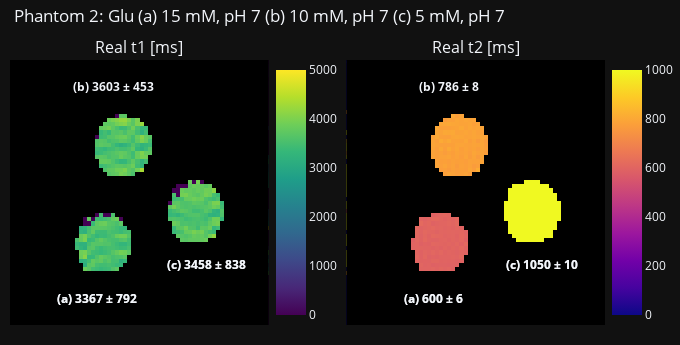
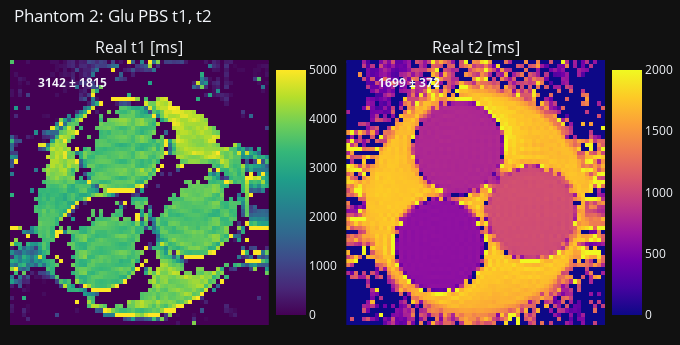
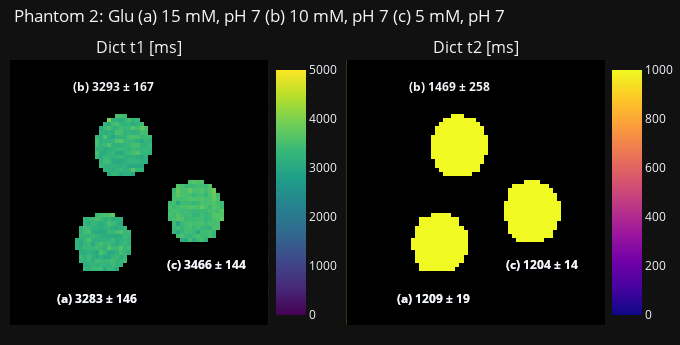

The cell these charts' notebook holds for them, in order:
### Markdown cell above
## 2.3. t1 & t2 check ##

### Code cell
t1_pixels = t1_t2_pixel_reader(glu_phantom_fn=glu_phantom_fn, txt_file_name=txt_file_name, image_idx=3, t_type='t1')
t2_pixels = t1_t2_pixel_reader(glu_phantom_fn=glu_phantom_fn, txt_file_name=txt_file_name, image_idx=3, t_type='t2')

real_t1_t2(t1_pixels, t2_pixels, full_mask, vial_rois, tag, tag_x_loc, tag_y_loc, phantom_choice, conc_l, ph_l)
real_t1_t2_bg(t1_pixels, t2_pixels, bg_mask, phantom_choice)
dict_t1_t2(t1w_array, t2w_array, full_mask, vial_rois, tag, tag_x_loc, tag_y_loc, fp_prtcl_name, phantom_choice, conc_l, ph_l)

### Figure 1 — Plotly figure (JSON) as saved in the notebook; plotly's stock layout.template omitted (floating-point values rounded to 4 significant figures; data arrays with more than 128 entries replaced by an {"elided": "..."} marker saying what was removed)
{"data": [{"coloraxis": "coloraxis", "colorscale": [[0.0, "#440154"], [0.1111, "#482878"], [0.2222, "#3e4989"], [0.3333, "#31688e"], [0.4444, "#26828e"], [0.5556, "#1f9e89"], [0.6667, "#35b779"], [0.7778, "#6ece58"], [0.8889, "#b5de2b"], [1.0, "#fde725"]], "type": "heatmap", "xaxis": "x", "yaxis": "y", "z": {"elided": "64x64 float values"}}, {"coloraxis": "coloraxis2", "colorscale": [[0.0, "#440154"], [0.1111, "#482878"], [0.2222, "#3e4989"], [0.3333, "#31688e"], [0.4444, "#26828e"], [0.5556, "#1f9e89"], [0.6667, "#35b779"], [0.7778, "#6ece58"], [0.8889, "#b5de2b"], [1.0, "#fde725"]], "type": "heatmap", "xaxis": "x2", "yaxis": "y2", "z": {"elided": "64x64 float values"}}, {"colorscale": [[0, "rgba(0,0,0,0)"], [1, "black"]], "showscale": false, "type": "heatmap", "xaxis": "x", "yaxis": "y", "z": {"elided": "64x64 int values"}}, {"colorscale": [[0, "rgba(0,0,0,0)"], [1, "black"]], "showscale": false, "type": "heatmap", "xaxis": "x2", "yaxis": "y2", "z": {"elided": "64x64 int values"}}], "layout": {"annotations": [{"font": {"size": 16}, "showarrow": false, "text": "Real t1 [ms]", "x": 0.2175, "xanchor": "center", "xref": "paper", "y": 1.0, "yanchor": "bottom", "yref": "paper"}, {"font": {"size": 16}, "showarrow": false, "text": "Real t2 [ms]", "x": 0.7825, "xanchor": "center", "xref": "paper", "y": 1.0, "yanchor": "bottom", "yref": "paper"}, {"showarrow": false, "text": "<b>(c) 3458 ± 838<b>", "x": 48, "xref": "x", "y": 49, "yref": "y"}, {"showarrow": false, "text": "<b>(c) 1050 ± 10<b>", "x": 48, "xref": "x2", "y": 49, "yref": "y2"}, {"showarrow": false, "text": "<b>(a) 3367 ± 792<b>", "x": 21, "xref": "x", "y": 57, "yref": "y"}, {"showarrow": false, "text": "<b>(a) 600 ± 6<b>", "x": 21, "xref": "x2", "y": 57, "yref": "y2"}, {"showarrow": false, "text": "<b>(b) 3603 ± 453<b>", "x": 25, "xref": "x", "y": 6, "yref": "y"}, {"showarrow": false, "text": "<b>(b) 786 ± 8<b>", "x": 25, "xref": "x2", "y": 6, "yref": "y2"}, {"showarrow": false, "text": "<b>(c) 3458 ± 838<b>", "x": 48, "xref": "x", "y": 49, "yref": "y"}, {"showarrow": false, "text": "<b>(c) 1050 ± 10<b>", "x": 48, "xref": "x2", "y": 49, "yref": "y2"}, {"showarrow": false, "text": "<b>(a) 3367 ± 792<b>", "x": 21, "xref": "x", "y": 57, "yref": "y"}, {"showarrow": false, "text": "<b>(a) 600 ± 6<b>", "x": 21, "xref": "x2", "y": 57, "yref": "y2"}], "coloraxis": {"cmax": 5000, "cmin": 0, "colorbar": {"x": 0.43, "y": 0.5}, "colorscale": [[0.0, "#440154"], [0.1111, "#482878"], [0.2222, "#3e4989"], [0.3333, "#31688e"], [0.4444, "#26828e"], [0.5556, "#1f9e89"], [0.6667, "#35b779"], [0.7778, "#6ece58"], [0.8889, "#b5de2b"], [1.0, "#fde725"]]}, "coloraxis2": {"cmax": 1000, "cmin": 0, "colorbar": {"x": 0.995, "y": 0.5}, "colorscale": [[0.0, "#0d0887"], [0.1111, "#46039f"], [0.2222, "#7201a8"], [0.3333, "#9c179e"], [0.4444, "#bd3786"], [0.5556, "#d8576b"], [0.6667, "#ed7953"], [0.7778, "#fb9f3a"], [0.8889, "#fdca26"], [1.0, "#f0f921"]]}, "height": 345, "margin": {"b": 20, "l": 10, "r": 0, "t": 60}, "showlegend": false, "title": {"text": "Phantom 2: Glu (a) 15 mM, pH 7 (b) 10 mM, pH 7 (c) 5 mM, pH 7", "x": 0.02, "y": 0.97}, "width": 680, "xaxis": {"anchor": "y", "domain": [0.0, 0.435], "showgrid": false, "showticklabels": false}, "xaxis2": {"anchor": "y2", "domain": [0.565, 1.0], "showgrid": false, "showticklabels": false}, "yaxis": {"anchor": "x", "autorange": "reversed", "domain": [0.0, 1.0], "showgrid": false, "showticklabels": false}, "yaxis2": {"anchor": "x2", "autorange": "reversed", "domain": [0.0, 1.0], "showgrid": false, "showticklabels": false}}}

### Figure 2 — Plotly figure (JSON) as saved in the notebook; plotly's stock layout.template omitted (floating-point values rounded to 4 significant figures; data arrays with more than 128 entries replaced by an {"elided": "..."} marker saying what was removed)
{"data": [{"coloraxis": "coloraxis", "colorscale": [[0.0, "#440154"], [0.1111, "#482878"], [0.2222, "#3e4989"], [0.3333, "#31688e"], [0.4444, "#26828e"], [0.5556, "#1f9e89"], [0.6667, "#35b779"], [0.7778, "#6ece58"], [0.8889, "#b5de2b"], [1.0, "#fde725"]], "type": "heatmap", "xaxis": "x", "yaxis": "y", "z": {"elided": "64x64 float values"}}, {"coloraxis": "coloraxis2", "colorscale": [[0.0, "#440154"], [0.1111, "#482878"], [0.2222, "#3e4989"], [0.3333, "#31688e"], [0.4444, "#26828e"], [0.5556, "#1f9e89"], [0.6667, "#35b779"], [0.7778, "#6ece58"], [0.8889, "#b5de2b"], [1.0, "#fde725"]], "type": "heatmap", "xaxis": "x2", "yaxis": "y2", "z": {"elided": "64x64 float values"}}], "layout": {"annotations": [{"font": {"size": 16}, "showarrow": false, "text": "Real t1 [ms]", "x": 0.2175, "xanchor": "center", "xref": "paper", "y": 1.0, "yanchor": "bottom", "yref": "paper"}, {"font": {"size": 16}, "showarrow": false, "text": "Real t2 [ms]", "x": 0.7825, "xanchor": "center", "xref": "paper", "y": 1.0, "yanchor": "bottom", "yref": "paper"}, {"showarrow": false, "text": "<b>3142 ± 1815<b>", "x": 15, "xref": "x", "y": 5, "yref": "y"}, {"showarrow": false, "text": "<b>1699 ± 372<b>", "x": 15, "xref": "x2", "y": 5, "yref": "y2"}], "coloraxis": {"cmax": 5000, "cmin": 0, "colorbar": {"x": 0.43, "y": 0.5}, "colorscale": [[0.0, "#440154"], [0.1111, "#482878"], [0.2222, "#3e4989"], [0.3333, "#31688e"], [0.4444, "#26828e"], [0.5556, "#1f9e89"], [0.6667, "#35b779"], [0.7778, "#6ece58"], [0.8889, "#b5de2b"], [1.0, "#fde725"]]}, "coloraxis2": {"cmax": 2000, "cmin": 0, "colorbar": {"x": 0.995, "y": 0.5}, "colorscale": [[0.0, "#0d0887"], [0.1111, "#46039f"], [0.2222, "#7201a8"], [0.3333, "#9c179e"], [0.4444, "#bd3786"], [0.5556, "#d8576b"], [0.6667, "#ed7953"], [0.7778, "#fb9f3a"], [0.8889, "#fdca26"], [1.0, "#f0f921"]]}, "height": 345, "margin": {"b": 20, "l": 10, "r": 0, "t": 60}, "showlegend": false, "title": {"text": "Phantom 2: Glu PBS t1, t2", "x": 0.02, "y": 0.97}, "width": 680, "xaxis": {"anchor": "y", "domain": [0.0, 0.435], "showgrid": false, "showticklabels": false}, "xaxis2": {"anchor": "y2", "domain": [0.565, 1.0], "showgrid": false, "showticklabels": false}, "yaxis": {"anchor": "x", "autorange": "reversed", "domain": [0.0, 1.0], "showgrid": false, "showticklabels": false}, "yaxis2": {"anchor": "x2", "autorange": "reversed", "domain": [0.0, 1.0], "showgrid": false, "showticklabels": false}}}

### Figure 3 — Plotly figure (JSON) as saved in the notebook; plotly's stock layout.template omitted (floating-point values rounded to 4 significant figures; data arrays with more than 128 entries replaced by an {"elided": "..."} marker saying what was removed)
{"data": [{"coloraxis": "coloraxis", "colorscale": [[0.0, "#440154"], [0.1111, "#482878"], [0.2222, "#3e4989"], [0.3333, "#31688e"], [0.4444, "#26828e"], [0.5556, "#1f9e89"], [0.6667, "#35b779"], [0.7778, "#6ece58"], [0.8889, "#b5de2b"], [1.0, "#fde725"]], "type": "heatmap", "xaxis": "x", "yaxis": "y", "z": {"elided": "64x64 float values"}}, {"coloraxis": "coloraxis2", "colorscale": [[0.0, "#440154"], [0.1111, "#482878"], [0.2222, "#3e4989"], [0.3333, "#31688e"], [0.4444, "#26828e"], [0.5556, "#1f9e89"], [0.6667, "#35b779"], [0.7778, "#6ece58"], [0.8889, "#b5de2b"], [1.0, "#fde725"]], "type": "heatmap", "xaxis": "x2", "yaxis": "y2", "z": {"elided": "64x64 float values"}}, {"colorscale": [[0, "rgba(0,0,0,0)"], [1, "black"]], "showscale": false, "type": "heatmap", "xaxis": "x", "yaxis": "y", "z": {"elided": "64x64 int values"}}, {"colorscale": [[0, "rgba(0,0,0,0)"], [1, "black"]], "showscale": false, "type": "heatmap", "xaxis": "x2", "yaxis": "y2", "z": {"elided": "64x64 int values"}}], "layout": {"annotations": [{"font": {"size": 16}, "showarrow": false, "text": "Dict t1 [ms]", "x": 0.2175, "xanchor": "center", "xref": "paper", "y": 1.0, "yanchor": "bottom", "yref": "paper"}, {"font": {"size": 16}, "showarrow": false, "text": "Dict t2 [ms]", "x": 0.7825, "xanchor": "center", "xref": "paper", "y": 1.0, "yanchor": "bottom", "yref": "paper"}, {"showarrow": false, "text": "<b>(c) 3466 ± 144<b>", "x": 48, "xref": "x", "y": 49, "yref": "y"}, {"showarrow": false, "text": "<b>(c) 1204 ± 14<b>", "x": 48, "xref": "x2", "y": 49, "yref": "y2"}, {"showarrow": false, "text": "<b>(a) 3283 ± 146<b>", "x": 21, "xref": "x", "y": 57, "yref": "y"}, {"showarrow": false, "text": "<b>(a) 1209 ± 19<b>", "x": 21, "xref": "x2", "y": 57, "yref": "y2"}, {"showarrow": false, "text": "<b>(b) 3293 ± 167<b>", "x": 25, "xref": "x", "y": 6, "yref": "y"}, {"showarrow": false, "text": "<b>(b) 1469 ± 258<b>", "x": 25, "xref": "x2", "y": 6, "yref": "y2"}, {"showarrow": false, "text": "<b>(c) 3466 ± 144<b>", "x": 48, "xref": "x", "y": 49, "yref": "y"}, {"showarrow": false, "text": "<b>(c) 1204 ± 14<b>", "x": 48, "xref": "x2", "y": 49, "yref": "y2"}, {"showarrow": false, "text": "<b>(a) 3283 ± 146<b>", "x": 21, "xref": "x", "y": 57, "yref": "y"}, {"showarrow": false, "text": "<b>(a) 1209 ± 19<b>", "x": 21, "xref": "x2", "y": 57, "yref": "y2"}], "coloraxis": {"cmax": 5000, "cmin": 0, "colorbar": {"x": 0.43, "y": 0.5}, "colorscale": [[0.0, "#440154"], [0.1111, "#482878"], [0.2222, "#3e4989"], [0.3333, "#31688e"], [0.4444, "#26828e"], [0.5556, "#1f9e89"], [0.6667, "#35b779"], [0.7778, "#6ece58"], [0.8889, "#b5de2b"], [1.0, "#fde725"]]}, "coloraxis2": {"cmax": 1000, "cmin": 0, "colorbar": {"x": 0.995, "y": 0.5}, "colorscale": [[0.0, "#0d0887"], [0.1111, "#46039f"], [0.2222, "#7201a8"], [0.3333, "#9c179e"], [0.4444, "#bd3786"], [0.5556, "#d8576b"], [0.6667, "#ed7953"], [0.7778, "#fb9f3a"], [0.8889, "#fdca26"], [1.0, "#f0f921"]]}, "height": 345, "margin": {"b": 20, "l": 10, "r": 0, "t": 60}, "showlegend": false, "title": {"text": "Phantom 2: Glu (a) 15 mM, pH 7 (b) 10 mM, pH 7 (c) 5 mM, pH 7", "x": 0.02, "y": 0.97}, "width": 680, "xaxis": {"anchor": "y", "domain": [0.0, 0.435], "showgrid": false, "showticklabels": false}, "xaxis2": {"anchor": "y2", "domain": [0.565, 1.0], "showgrid": false, "showticklabels": false}, "yaxis": {"anchor": "x", "autorange": "reversed", "domain": [0.0, 1.0], "showgrid": false, "showticklabels": false}, "yaxis2": {"anchor": "x2", "autorange": "reversed", "domain": [0.0, 1.0], "showgrid": false, "showticklabels": false}}}
